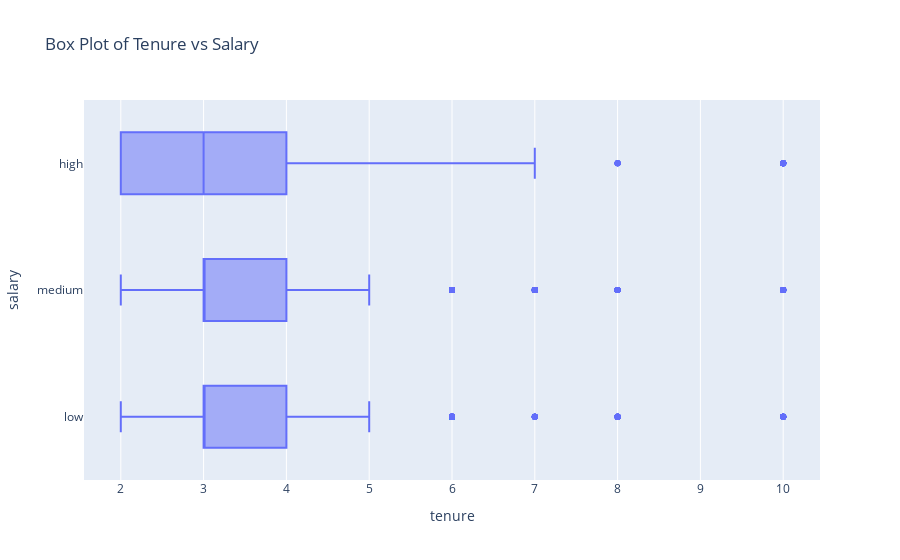

Here is the notebook cell this chart was saved with:
### Code cell
# check the outliers in the dataset
import plotly.express as px
import plotly.graph_objects as go
# box plot of tenure
fig = px.box(df, x="tenure", y="salary", title="Box Plot of Tenure vs Salary")
fig.show()

### Figure 1 — Plotly figure (JSON) as saved in the notebook; plotly's stock layout.template omitted (floating-point values rounded to 4 significant figures; data arrays with more than 128 entries replaced by an {"elided": "..."} marker saying what was removed)
{"data": [{"alignmentgroup": "True", "hovertemplate": "tenure=%{x}<br>salary=%{y}<extra></extra>", "legendgroup": "", "marker": {"color": "#636efa"}, "name": "", "notched": false, "offsetgroup": "", "orientation": "h", "showlegend": false, "type": "box", "x": {"elided": "11991 int values"}, "x0": " ", "xaxis": "x", "y": {"elided": "11991 str values"}, "y0": " ", "yaxis": "y"}], "layout": {"boxmode": "group", "legend": {"tracegroupgap": 0}, "title": {"text": "Box Plot of Tenure vs Salary"}, "xaxis": {"anchor": "y", "domain": [0, 1], "title": {"text": "tenure"}}, "yaxis": {"anchor": "x", "domain": [0, 1], "title": {"text": "salary"}}}}
